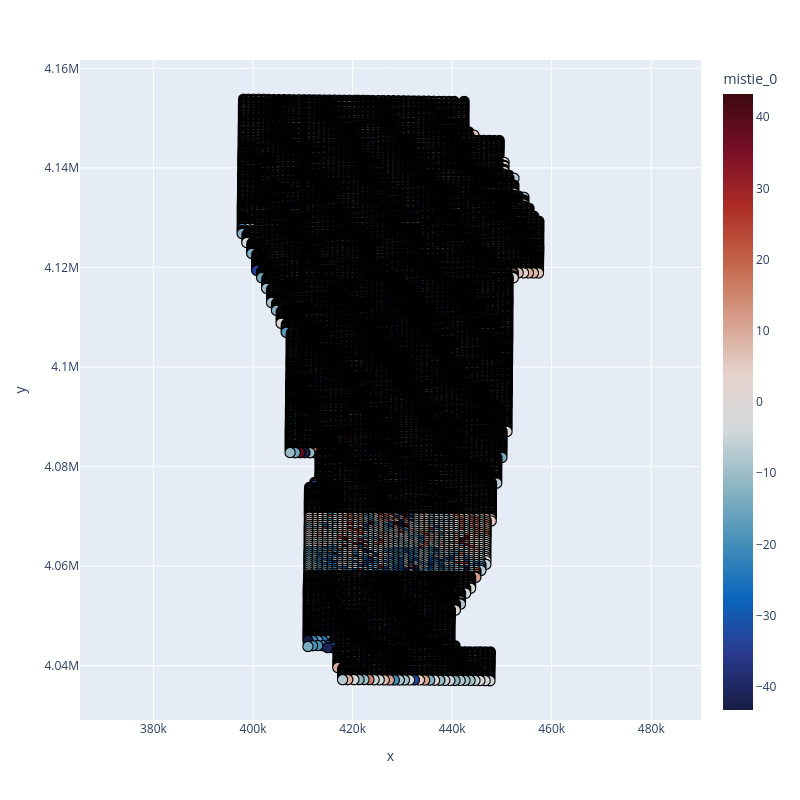

This figure's notebook cell:
### Markdown cell above
## Calculate initial cross-over errors

### Code cell
inters = airbornegeo.calculate_crossover_errors(
    data_df,
    inters,
    data_col="unlevelled_tfa",
    plot_map=False,
)

### Figure 1 — Plotly figure (JSON) as saved in the notebook; plotly's stock layout.template omitted (floating-point values rounded to 4 significant figures; data arrays with more than 128 entries replaced by an {"elided": "..."} marker saying what was removed)
{"data": [{"customdata": {"elided": "24088x2 int values"}, "hovertemplate": "x=%{x}<br>y=%{y}<br>line=%{customdata[0]}<br>tie=%{customdata[1]}<br>mistie_0=%{marker.color}<extra></extra>", "legendgroup": "", "marker": {"color": {"elided": "24088 float values"}, "coloraxis": "coloraxis", "line": {"color": "black", "width": 1}, "size": 10, "symbol": "circle"}, "mode": "markers", "name": "", "showlegend": false, "type": "scattergl", "x": {"elided": "24088 float values"}, "xaxis": "x", "y": {"elided": "24088 float values"}, "yaxis": "y"}], "layout": {"autosize": false, "coloraxis": {"cmax": 43.25, "cmin": -43.25, "colorbar": {"title": {"text": "mistie_0"}}, "colorscale": [[0, "rgb(23, 28, 66)"], [0.09091, "rgb(41, 58, 143)"], [0.1818, "rgb(11, 102, 189)"], [0.2727, "rgb(69, 144, 185)"], [0.3636, "rgb(142, 181, 194)"], [0.4545, "rgb(210, 216, 219)"], [0.5455, "rgb(230, 210, 204)"], [0.6364, "rgb(213, 157, 137)"], [0.7273, "rgb(196, 101, 72)"], [0.8182, "rgb(172, 43, 36)"], [0.9091, "rgb(120, 14, 40)"], [1, "rgb(60, 9, 17)"]]}, "height": 800, "legend": {"tracegroupgap": 0}, "margin": {"t": 60}, "width": 800, "xaxis": {"anchor": "y", "domain": [0, 1], "title": {"text": "x"}}, "yaxis": {"anchor": "x", "domain": [0, 1], "scaleanchor": "x", "scaleratio": 1, "title": {"text": "y"}}}}
